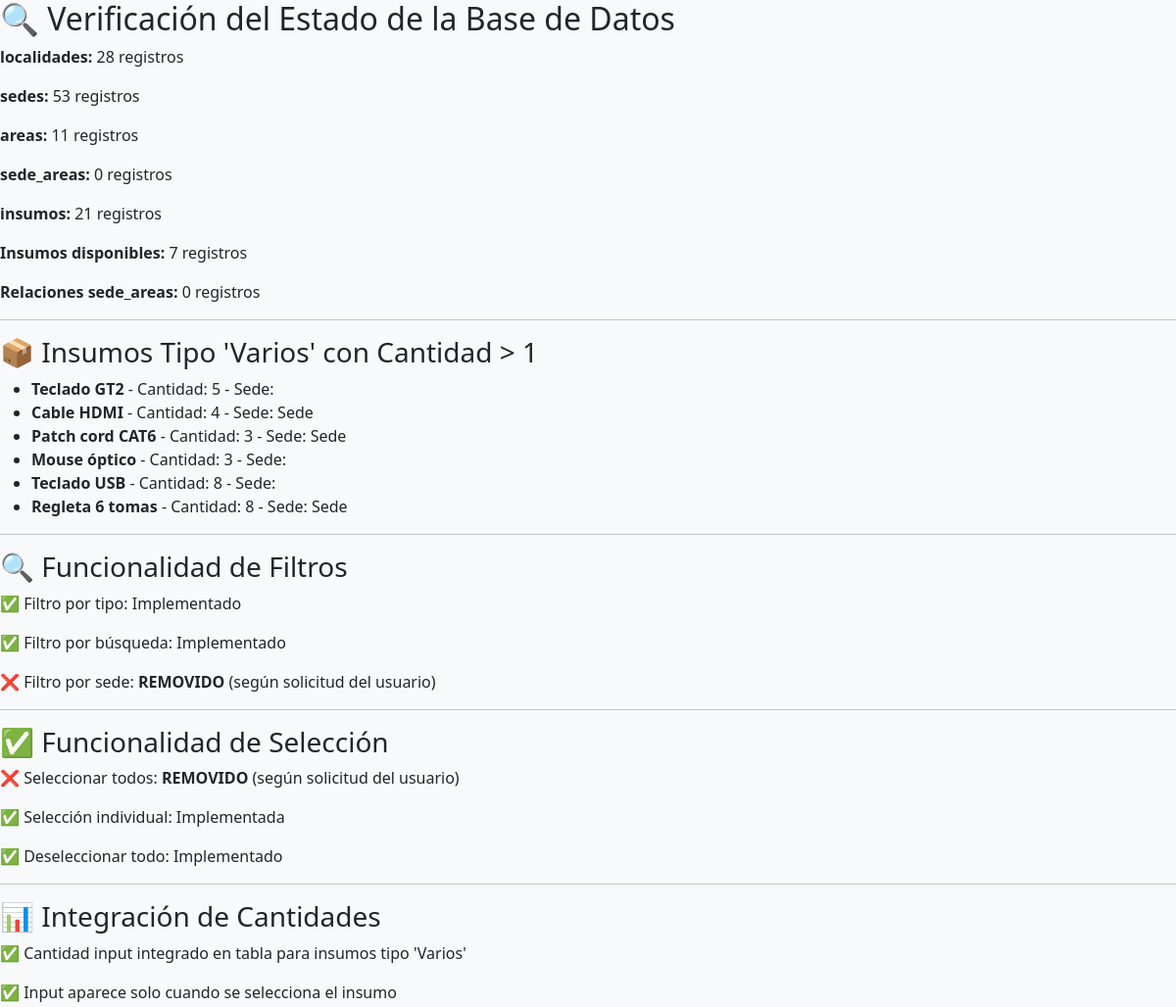
Before: /pages/test_nueva_mejorada.php (upper part) with the older database file.
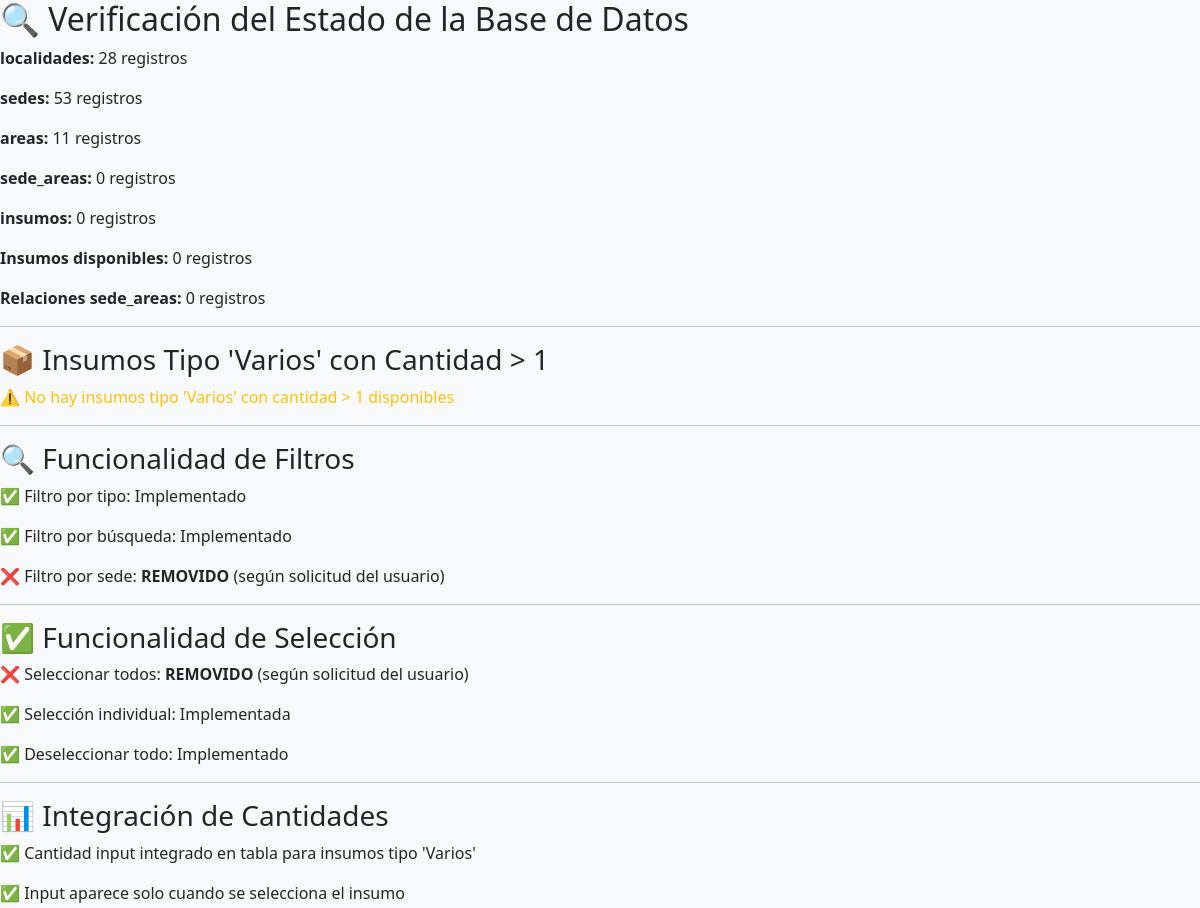
After: the same page with the newer database file.
### tables this page shows
CREATE TABLE `insumos` (
  `id_insumo` int(11) NOT NULL,
  `nombre_insumo` varchar(100) NOT NULL,
  `tipo_insumo` enum('Varios','PC Completa','Notebook','Impresora','Monitor','Escaner') NOT NULL,
  `subcategoria_varios` enum('Hardware','Periféricos','Red') DEFAULT NULL,
  `descripcion_general` varchar(255) DEFAULT NULL,
  `numero_serie` varchar(50) DEFAULT NULL,
  `id_fisico` varchar(50) DEFAULT NULL,
  `id_patrimonio` varchar(50) DEFAULT NULL,
  `cantidad` int(11) NOT NULL DEFAULT 1,
  `fecha_adquisicion` date DEFAULT NULL,
  `estado` enum('Disponible','Asignado','De Baja') NOT NULL DEFAULT 'Disponible',
  `id_punto_stock_actual` int(11) DEFAULT NULL,
  `id_sede_actual` int(11) DEFAULT NULL,
  `id_area_asignacion_actual` int(11) DEFAULT NULL,
  `id_patrimonio_idx` varchar(50) GENERATED ALWAYS AS (case when `tipo_insumo` <> 'Varios' then `id_patrimonio` else NULL end) VIRTUAL
);

CREATE TABLE `sedes` (
  `id_sede` int(11) NOT NULL,
  `id_localidad` int(11) NOT NULL,
  `nombre_sede` varchar(100) NOT NULL,
  `direccion` varchar(255) DEFAULT NULL,
  `observaciones` varchar(255) DEFAULT NULL,
  `delegado_nombre` varchar(100) DEFAULT NULL,
  `delegado_apellido` varchar(100) DEFAULT NULL,
  `delegado_telefono` varchar(50) DEFAULT NULL,
  `responsable_nombre` varchar(100) DEFAULT NULL,
  `responsable_apellido` varchar(100) DEFAULT NULL,
  `responsable_telefono` varchar(50) DEFAULT NULL
);

### pages/test_nueva_mejorada.php (the view, shortened to what this page needs)
<?php
$conexion = conectarDB();
echo "<h2>🔍 Verificación del Estado de la Base de Datos</h2>";
$tablas = ['localidades', 'sedes', 'areas', 'sede_areas', 'insumos'];
foreach ($tablas as $tabla) {
    $stmt = $conexion->query("SELECT COUNT(*) as total FROM $tabla");
    $resultado = $stmt->fetch();
    echo "<p><strong>$tabla:</strong> {$resultado['total']} registros</p>";
}
$stmt = $conexion->query("SELECT COUNT(*) as total FROM insumos WHERE estado = 'Disponible'");
$resultado = $stmt->fetch();
echo "<p><strong>Insumos disponibles:</strong> {$resultado['total']} registros</p>";
$stmt = $conexion->query("SELECT COUNT(*) as total FROM sede_areas");
$resultado = $stmt->fetch();
echo "<p><strong>Relaciones sede_areas:</strong> {$resultado['total']} registros</p>";
echo "<hr>";
echo "<h3>📦 Insumos Tipo 'Varios' con Cantidad > 1</h3>";
$stmt = $conexion->query("SELECT id_insumo, nombre_insumo, cantidad, nombre_sede
                          FROM insumos i
                          LEFT JOIN sedes s ON i.id_sede_actual = s.id_sede
                          WHERE i.tipo_insumo = 'Varios' AND i.cantidad > 1 AND i.estado = 'Disponible'");
$insumos_varios = $stmt->fetchAll();
if (empty($insumos_varios)) {
    echo "<p class='text-warning'>⚠️ No hay insumos tipo 'Varios' con cantidad > 1 disponibles</p>";
} else {
    echo "<ul>";
    foreach ($insumos_varios as $insumo) {
        echo "<li><strong>{$insumo['nombre_insumo']}</strong> - Cantidad: {$insumo['cantidad']} - Sede: {$insumo['nombre_sede']}</li>";
    }
    echo "</ul>";
}
echo "<hr>";
echo "<h3>🔍 Funcionalidad de Filtros</h3>";
echo "<p>✅ Filtro por tipo: Implementado</p>";
echo "<p>✅ Filtro por búsqueda: Implementado</p>";
echo "<p>❌ Filtro por sede: <strong>REMOVIDO</strong> (según solicitud del usuario)</p>";
echo "<hr>";
echo "<h3>✅ Funcionalidad de Selección</h3>";
echo "<p>❌ Seleccionar todos: <strong>REMOVIDO</strong> (según solicitud del usuario)</p>";
echo "<p>✅ Selección individual: Implementada</p>";
echo "<p>✅ Deseleccionar todo: Implementado</p>";
echo "<hr>";
echo "<h3>📊 Integración de Cantidades</h3>";
echo "<p>✅ Cantidad input integrado en tabla para insumos tipo 'Varios'</p>";
echo "<p>✅ Input aparece solo cuando se selecciona el insumo</p>";
?>
<!DOCTYPE html>
<html lang="es">
<head>
    <link href="https://cdn.jsdelivr.net/npm/bootstrap@5.1.3/dist/css/bootstrap.min.css" rel="stylesheet">
    <link href="https://cdnjs.cloudflare.com/ajax/libs/font-awesome/6.0.0/css/all.min.css" rel="stylesheet">
    <link href="../public/css/style.css" rel="stylesheet">
</head>
<body>
</body>
</html>

Changed rows visible on the page:
removed insumos: nombre_insumo "Teclado GT2", cantidad "5"
removed insumos: nombre_insumo "Cable HDMI", cantidad "4", id_sede_actual.nombre_sede "Sede"
removed insumos: nombre_insumo "Patch cord CAT6", cantidad "3", id_sede_actual.nombre_sede "Sede"
removed insumos: nombre_insumo "Mouse óptico", cantidad "3"
removed insumos: nombre_insumo "Teclado USB", cantidad "8"
removed insumos: nombre_insumo "Regleta 6 tomas", cantidad "8", id_sede_actual.nombre_sede "Sede"
Other visible differences:
$resultado['total']: "7" → "0"
new list line: "insumos : 0 registros"
text now shown: "⚠️ No hay insumos tipo 'Varios' con cantidad > 1 disponibles"
list line gone: "insumos : 21 registros"
